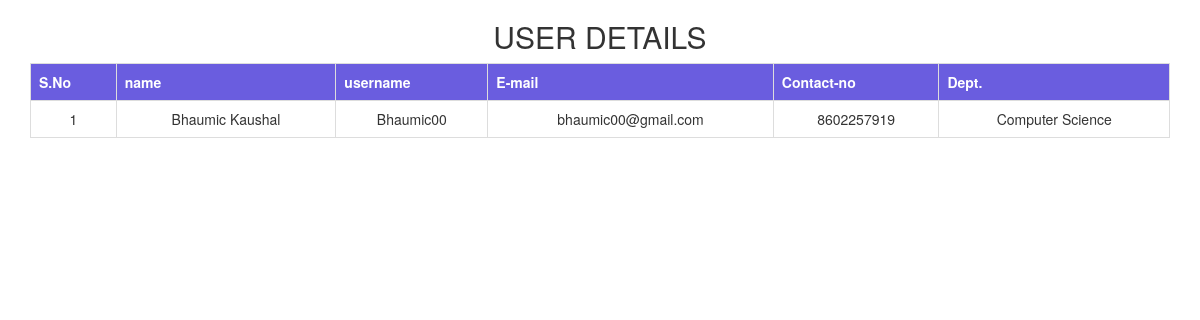
/display_user.php, run on the app's committed database.
### tables this page shows
CREATE TABLE `registration` (
  `id` int(11) NOT NULL,
  `name` text NOT NULL,
  `username` varchar(255) NOT NULL,
  `email` varchar(255) NOT NULL,
  `contact` varchar(255) NOT NULL,
  `dept` varchar(255) NOT NULL,
  `password` varchar(25) NOT NULL
);

### display_user.php (the view, shortened to what this page needs)
<?php
$con = mysqli_connect('localhost','root','','pd');
$query="SELECT * FROM registration";
$res=mysqli_query($con,$query);
$sn=1;
?>
<!DOCTYPE html>
<html>
<head>
<link rel="stylesheet" href="../bootstrap/css/bootstrap.css">
</head>
<body>
	<div class="container">
		<div>
      <table class="table table-bordered table-danger">
      	<h2 align="center">USER DETAILS</h2>
                    <tr class="bg-dark text-white text-center">
                      <th>S.No</th>
                      <th>name</th>
                      <th>username</th>
                      <th>E-mail</th>
                      <th>Contact-no</th>
                      <th>Dept.</th>
                     </tr>
                   <?php
                     while($row=mysqli_fetch_array($res))
                     {
                     echo "<tr><td>".$sn."</td><td>".$row[1]."</td><td>".$row[2]."</td><td>".$row[3]."</td><td>".$row[4]."</td><td>".$row[5]."</td></tr>";
                     $sn++;
                    }
                    ?>
                  </table>
      </div>
	</div>
</body>
</html>

### display_user.php (style rules this page uses)
table { border-collapse: collapse; width: 95%; }
th { padding: 20px; text-align: center; border-bottom: 1px solid #ddd; background-color: #6a5ddf;; color: white; }
td { padding: 20px; text-align: center; border-bottom: 1px solid #ddd; }

### data on the page
registration: name "Bhaumic Kaushal", username "Bhaumic00", email "bhaumic00@gmail.com", contact "8602257919", dept "Computer Science"
